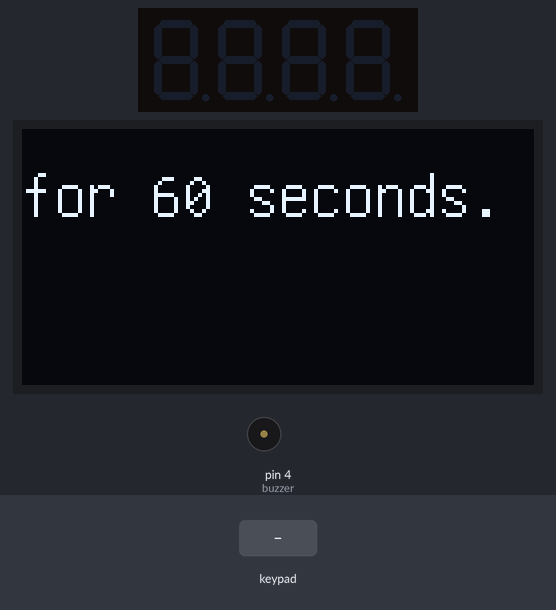
Bench run of a sketch on a simulated Arduino Uno, built with avr-gcc and run on an emulated ATmega328P. Parts: 4-digit seven-segment display, 128×64 one-colour display, buzzer (waves = sounding). The inputs (shaded band) are chosen by the test bench.

Above: at 3.48 s.
4.5 s: key '4' pressed
At 5.44 s:
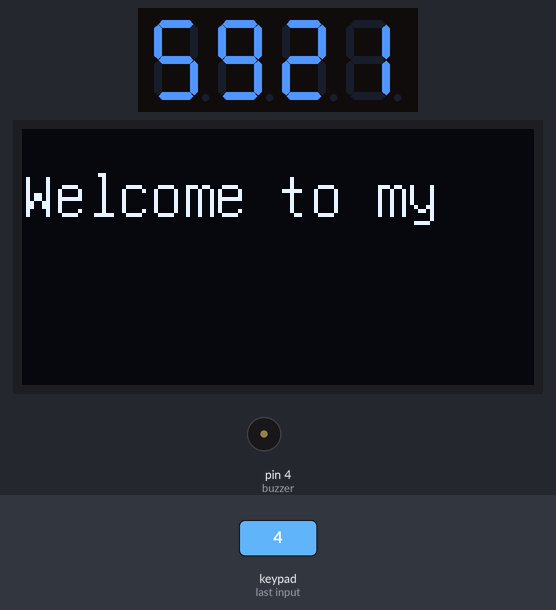
At 9.5 s:
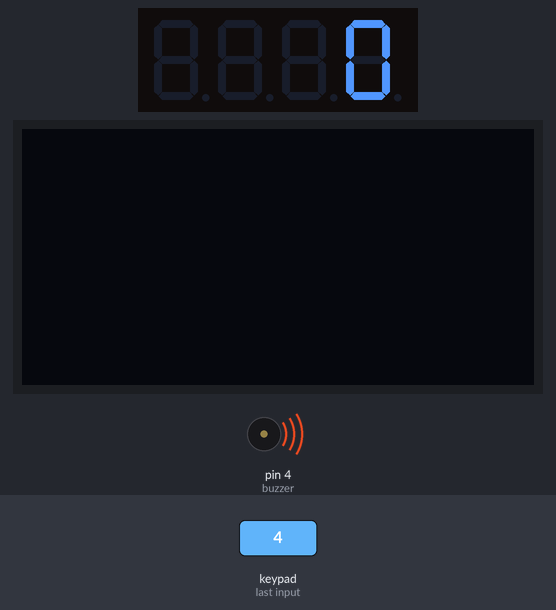
9.7 s: keypad keys 9 8 7 6 pressed 0.4 s apart
14.3 s: key '1' pressed
At 19.65 s:
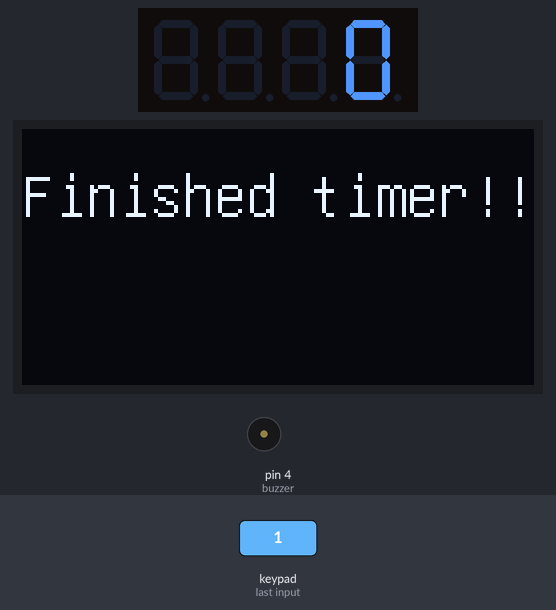
Timing chart, 0 to 23.3 s (numbered marks = the images above; inputs shaded):
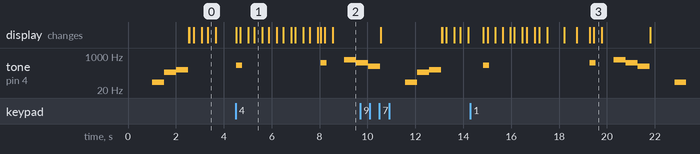

Measured:
- after the input at 4.5 s, the display: first changes at once (image 1 shows a later state)
- by itself, tone on pin 4 (buzzer): plays 350 Hz for 0.25 s, 450 Hz for 0.25 s, 650 Hz for 0.50 s, 450 Hz for 0.50 s, 300 Hz for 0.50 s, 50 Hz for 0.48 s

The sketch:

timer_program.ino
```cpp
#include <TM1637Display.h>
#include <Keypad.h>
#include <U8glib.h>
#include <Key.h>

#define CLK 3  // clock
#define DIO 2  // digital audio


U8GLIB_SH1106_128X64  My_u8g_Panel(U8G_I2C_OPT_NONE); // I2C / TWI
const byte ROWS = 4;
const byte COLS = 4;
int seconds = 59;
int milliseconds = 99;
unsigned long previousMillis;
unsigned long currentMillis;

int buzzer = 4;             // pin 4 drives the buzzer
int tones[ROWS][COLS] = {   // a frequency tone for each button
    {31, 93, 147, 208},
    {247, 311, 370, 440},
    {523, 587, 698, 880},
    {1397, 2637, 3729, 4978}
};


char buttons[ROWS][COLS] = {
  {'1', '2', '3', 'A'},  // 1st row
  {'4', '5', '6', 'B'},  // 2nd row
  {'7', '8', '9', 'C'},  // 3rd row
  {'*', '0', '#', 'D'}   // 4th row
};

byte colPins[ROWS] = {10, 11, 12, 13};
byte rowPins[COLS] = {9, 8, 7, 6};

Keypad myAwesomePad = Keypad(makeKeymap(buttons), rowPins, colPins, ROWS, COLS);

TM1637Display myDisplay = TM1637Display(CLK, DIO);

//array to turn all segments on
const uint8_t all_on[] = {0xff, 0xff, 0xff, 0xff};  // 0xff is hex all 1s

//array to turn all segments on
const uint8_t all_off[] = {0x00, 0x00, 0x00, 0x00};  // 0xff is hex all 1s

bool displayOn = true;


char KeypadCheck() {

  char result = myAwesomePad.getKey();

  if (result == '1'){
    tone(buzzer, 350, 250);  // ... and play the tone frequency 200hz for a half second 500 ms
    draw_string_OLED("Button 1 Pressed.");
    delay(100);
    draw_string_OLED("60 Second timer...");
    seconds = 59;
    milliseconds = 99;
    previousMillis = millis();
  }
  if (result == '2'){
    tone(buzzer, 350, 250);  // ... and play the tone frequency 200hz for a half second 500 ms
    draw_string_OLED("Button 2 Pressed");
    delay(100);
    draw_string_OLED("10 Second timer...");
    seconds = 9;
    milliseconds = 99;
    previousMillis = millis();
  }
  if (result == '3'){
    tone(buzzer, 350, 250);  // ... and play the tone frequency 200hz for a half second 500 ms
    draw_string_OLED("Button 3 Pressed.");
    delay(100);
    draw_string_OLED("5 Second timer...");
    seconds = 4;
    milliseconds = 99;
    previousMillis = millis();
  }
  if (result == '4'){
    tone(buzzer, 350, 250);  // ... and play the tone frequency 200hz for a half second 500 ms
    draw_string_OLED("Button 4 Pressed.");
    delay(100);
    draw_string_OLED("Welcome to my");
    delay(100);
    draw_string_OLED("Arduino program.");
    delay(100);
    draw_string_OLED("programmed in");
    delay(100);
    draw_string_OLED("C++ by ");
    delay(100);
    draw_string_OLED("Michael Iwanek");
    delay(100);
    seconds = 0;
    milliseconds = 0;
    previousMillis = millis();
  }
    if (result == '5'){
      tone(buzzer, 350, 250);  // ... and play the tone frequency 200hz for a half second 500 ms
      draw_string_OLED("Button 5 Pressed.");
      delay(100);
      draw_string_OLED("Generating prime");
      delay(100);
      draw_string_OLED("numbers from ");
      delay(100);
      draw_string_OLED("1 to 9999.");
      delay(100);
      draw_string_OLED("Press 1");
      delay(100);
      draw_string_OLED("to exit.");
      delay(200);

      int PrimeInteger = 0;

      while (PrimeInteger < 9999) {
        if (isPrime(PrimeInteger)){
          myDisplay.showNumberDec(PrimeInteger);
          delay(500);
          char result2 = myAwesomePad.getKey();
          if (result2 == '1'){
            break;
          }

        }
        PrimeInteger ++;
      }

      seconds = 0;
      milliseconds = 0;
      previousMillis = millis();
  }
  if (result == '6'){
    tone(buzzer, 350, 250);  // ... and play the tone frequency 200hz for a half second 500 ms
      draw_string_OLED("Button 6 Pressed.");
      delay(100);
      draw_string_OLED("Generating powers");
      delay(100);
      draw_string_OLED("of 2.");
      delay(100);
      draw_string_OLED("Press 1");
      delay(100);
      draw_string_OLED("to exit.");
      delay(200);

  int Power = 0;
  int Raise = 1;  // 2^0 = 1

  while (Raise < 9999) {
    delay(500);
    Power++;
    Raise = 1 << Power;  // Use bit-shifting for powers of 2
    myDisplay.showNumberDec(Raise);

    char result2 = myAwesomePad.getKey();
    if (result2 == '1') {
      break;
    }
  }

      seconds = 0;
      milliseconds = 0;
      previousMillis = millis();
  }

  return result;

}


void setup() {
  Serial.begin(9600);
  My_u8g_Panel.setColorIndex(1);
}

void loop() {

  myDisplay.clear();
  delay(1000);
  displayOn = true;

  tone(buzzer, 50, 500);  // ... and play the tone frequency 50hz for a half second 500 ms
  delay(500);
  noTone(buzzer);

  tone(buzzer, 150, 500);  // ... and play the tone frequency 150hz for a half second 500 ms
  delay(500);
  noTone(buzzer);

  tone(buzzer, 200, 500);  // ... and play the tone frequency 200hz for a half second 500 ms
  delay(500);
  noTone(buzzer);

  if (displayOn == true) {
    myDisplay.setBrightness(7);
    myDisplay.setSegments(all_on);
    delay(10);
    myDisplay.clear();

    milliseconds = 99;
    int displayValue;
    seconds = 59;
    char result = '4';

    draw_string_OLED("Starting timer...");
    delay(100);
    draw_string_OLED("for 60 seconds.");

    previousMillis = millis();

    while (seconds >= 0) {

      char result = KeypadCheck();
      displayValue = seconds * 100 + milliseconds;
      myDisplay.showNumberDec(displayValue);

      currentMillis = millis();


      if (currentMillis - previousMillis) {
          milliseconds -= ((currentMillis - previousMillis) / 10) ;
          if (milliseconds < 0) {
              milliseconds = 99;
              seconds--;
              tone(buzzer, 140, 300);  // ... and play the tone frequency 140hz for a half second 500 ms

              if ( seconds < 5){
                tone(buzzer, 350, 250);  // ... and play the tone frequency 200hz for a half second 500 ms

                tone(buzzer, 450, 250);  // ... and play the tone frequency 200hz for a half second 500 ms

                tone(buzzer, 450, 250);  // ... and play the tone frequency 200hz for a half second 500 ms

                tone(buzzer, 450, 250);  // ... and play the tone frequency 200hz for a half second 500 ms
              }
          }
          previousMillis = currentMillis;  // Save the current time for the next iteration
      }
  }

  draw_string_OLED("Finished timer!!");
  delay(500);

  tone(buzzer, 650, 500);  // ... and play the tone frequency 650hz for a half second 500 ms
  delay(500);
  noTone(buzzer);

  tone(buzzer, 450, 500);  // ... and play the tone frequency 450hz for a half second 500 ms
  delay(500);
  noTone(buzzer);

  tone(buzzer, 300, 500);  // ... and play the tone frequency 300hz for a half second 500 ms
  delay(500);
  noTone(buzzer);

  myDisplay.setSegments(all_off);
  }
}

// OLED Display output
void draw_string_OLED(const char* text) {
  My_u8g_Panel.setFont(u8g_font_unifont);
  My_u8g_Panel.firstPage();
  do {
    My_u8g_Panel.drawStr(0, 22, text);
  } while( My_u8g_Panel.nextPage() );
  delay(300);
  My_u8g_Panel.firstPage();
  clear_screen();
}

// OLED Display output
void clear_screen(void) {
    do {
    My_u8g_Panel.drawStr( 0, 22, "          ");
  } while( My_u8g_Panel.nextPage() );
}

bool isPrime(unsigned long num) {
    if (num <= 1) return false;

    for (unsigned long i = 2; i * i <= num; i++) {
        if (num % i == 0) {
            return false;
        }
    }

    return true;
}
```
